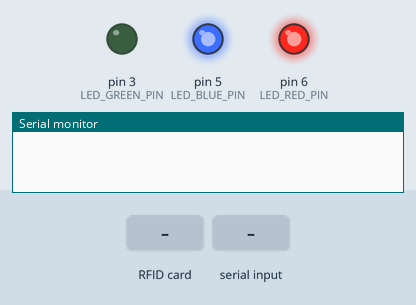
Simulated run of this sketch. Board: Arduino Uno, built with avr-gcc and run on an emulated ATmega328P. On the bench: output pins drawn as LEDs (lit = HIGH), the last lines printed to the serial monitor. The inputs (shaded band) are chosen by the test bench. Pins used as bus, display or sensor lines are not drawn.

Above: at 1.2 s.
1.3 s: RFID card 5E 7A 19 C4 held to the reader
At 2.0 s:
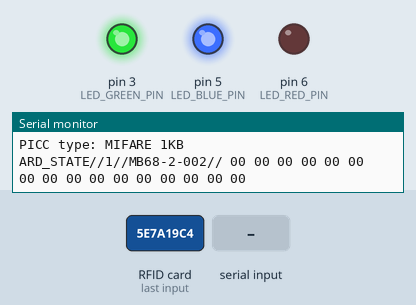
2.8 s: "1#" received over Serial
Timing chart, 0 to 5.8 s (numbered marks = the images above; inputs shaded):
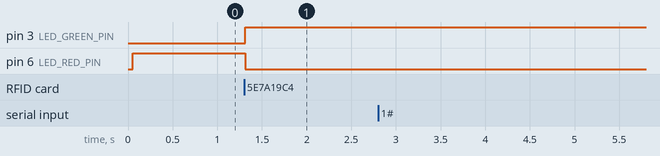

The sketch:

card_reader.ino
```cpp
/**
   ----------------------------------------------------------------------------
   This is a MFRC522 library example; see https://github.com/miguelbalboa/rfid
   for further details and other examples.

   NOTE: The library file MFRC522.h has a lot of useful info. Please read it.

   Released into the public domain.
   ----------------------------------------------------------------------------
   Typical pin layout used:
   -----------------------------------------------------------------------------------------
               MFRC522      Arduino       Arduino   Arduino    Arduino          Arduino
               Reader/PCD   Uno           Mega      Nano v3    Leonardo/Micro   Pro Micro
   Signal      Pin          Pin           Pin       Pin        Pin              Pin
   -----------------------------------------------------------------------------------------
   RST/Reset   RST          9             5         D9         RESET/ICSP-5     RST
   SPI SS      SDA(SS)      10            53        D10        10               10
   SPI MOSI    MOSI         11 / ICSP-4   51        D11        ICSP-4           16
   SPI MISO    MISO         12 / ICSP-1   50        D12        ICSP-1           14
   SPI SCK     SCK          13 / ICSP-3   52        D13        ICSP-3           15

*/

#include <SPI.h>
#include <MFRC522.h>

#define RST_PIN         9           // Configurable, see typical pin layout above
#define SS_PIN          10          // Configurable, see typical pin layout above
//uncomment this line if using a Common Anode LED
#define COMMON_ANODE

MFRC522 mfrc522(SS_PIN, RST_PIN);   // Create MFRC522 instance.

MFRC522::MIFARE_Key key;
/////////////////////////////////////////////////////////////////////
//set the pins
/////////////////////////////////////////////////////////////////////
// NEED TO BE PWM Pins to support analogWrite Function
const int LED_RED_PIN = 6;
const int LED_BLUE_PIN = 5;
const int LED_GREEN_PIN = 3;

const char SEPARATOR[] = "//";
String currentdeskId = "MB68-2-002";

// SEAT STATES
const int FREE = 0;
const int BUSY = 1;
const int RESERVED = 2;

////////////////////////
//Set the occuped state
boolean isBusy = false;
//set the userId
byte currentUser[18];
///////////////////////
//Maximum length of the array
#define MAX_LEN 16
//////////////////
//HELPER FUNCTIONS
//////////////////
void busy(byte *userId) {
  for (int i = 0 ; i < 18; i++) {
    currentUser[i] = userId[i];
  }
  isBusy = true;
  setColor(255, 0, 0);
  serialWrite(userId, BUSY);
}
void releaseSeat(byte userId[]) {

  if (compareBuffers(currentUser, userId)) {
    isBusy = false;
    setColor(0, 255, 0);
    serialWrite(userId, FREE);
  }
  else {
    forbidden();
  }

}
void reserve() {
  setColor(255, 102, 0);
}

void forbidden() {
  setColor(255, 255, 255);
  delay(300);
  setColor(255, 0, 0);
  delay(300);
  setColor(255, 255, 255);
  delay(300);
  setColor(255, 0, 0);
}

void serialWrite(byte *userId, int state) {
  Serial.print("ARD_STATE");
  Serial.print(SEPARATOR);
  Serial.print(state);
  Serial.print(SEPARATOR);
  Serial.print(currentdeskId);
  Serial.print(SEPARATOR);
  for (byte i = 0; i < 16; i++) {
    Serial.print(userId[i] < 0x10 ? " 0" : " ");
    Serial.print(userId[i], HEX);
  }
  Serial.println("");
}


void setColor(int red, int green, int blue)
{
#ifdef COMMON_ANODE
  red = 255 - red;
  green = 255 - green;
  blue = 255 - blue;
#endif
  analogWrite(LED_RED_PIN, red);
  analogWrite(LED_GREEN_PIN, green);
  analogWrite(LED_BLUE_PIN, blue);
}


boolean compareBuffers(byte *buffer1, byte *buffer2) {
  if (sizeof(buffer1) != sizeof(buffer2)) {
    return false;
  }

  for (int i = 0 ; i < 18; i++) {
    boolean elemenEqual = buffer1[i] == buffer2[i];
    if (!elemenEqual) {
      return false;
    }
  }

  return true;
}

void checkForDeskId() {
  if (Serial.available() > 0) {
    String deskId = Serial.readStringUntil('#');
    Serial.print("Set the DESKID To");
    Serial.print("");
    Serial.print(deskId);
    Serial.print("");
    currentdeskId = deskId;
  }
}
void logOutput(byte *buffer, byte bufferSize) {
  for (byte i = 0; i < bufferSize; i++) {
    Serial.print(buffer[i] < 0x10 ? " 0" : " ");
    Serial.print(buffer[i], HEX);
  }
}
///////////////////////////////////////
void setup() {
  Serial.begin(9600); // Initialize serial communications with the PC
  while (!Serial);    // Do nothing if no serial port is opened (added for Arduinos based on ATMEGA32U4)
  SPI.begin();        // Init SPI bus
  mfrc522.PCD_Init(); // Init MFRC522 card

  // Prepare the key (used both as key A and as key B)
  // using FFFFFFFFFFFFh which is the default at chip delivery from the factory
  for (byte i = 0; i < 6; i++) {
    key.keyByte[i] = 0xFF;
  }

  pinMode(LED_RED_PIN, OUTPUT);
  pinMode(LED_GREEN_PIN, OUTPUT);
  pinMode(LED_BLUE_PIN, OUTPUT);
  //releaseSeat();
  isBusy = false;
  setColor(0, 255, 0);


}
void loop() {

  checkForDeskId();

  // Look for new cards
  if ( ! mfrc522.PICC_IsNewCardPresent())
    return;

  // Select one of the cards
  if ( ! mfrc522.PICC_ReadCardSerial())
    return;

  // Show some details of the PICC (that is: the tag/card)
  Serial.print(F("Card UID:"));
  logOutput(mfrc522.uid.uidByte, mfrc522.uid.size);
  Serial.println();
  Serial.print(F("PICC type: "));
  MFRC522::PICC_Type piccType = mfrc522.PICC_GetType(mfrc522.uid.sak);
  Serial.println(mfrc522.PICC_GetTypeName(piccType));

  // Check for compatibility
  if (    piccType != MFRC522::PICC_TYPE_MIFARE_MINI
          &&  piccType != MFRC522::PICC_TYPE_MIFARE_1K
          &&  piccType != MFRC522::PICC_TYPE_MIFARE_4K) {
    Serial.println(F("This sample only works with MIFARE Classic cards."));
    return;
  }

  // In this sample we use the second sector,
  // that is: sector #1, covering block #4 up to and including block #7
  byte sector         = 1;
  byte blockAddr      = 4;
  byte trailerBlock   = 7;

  MFRC522::StatusCode status;
  byte buffer[18];
  byte size = sizeof(buffer);

  // Authenticate using key A
  //Serial.println(F("Authenticating using key A..."));
  status = (MFRC522::StatusCode) mfrc522.PCD_Authenticate(MFRC522::PICC_CMD_MF_AUTH_KEY_A, trailerBlock, &key, &(mfrc522.uid));
  if (status != MFRC522::STATUS_OK) {
    Serial.print(F("PCD_Authenticate() failed: "));
    Serial.println(mfrc522.GetStatusCodeName(status));
    return;
  }

  // Show the whole sector as it currently is
  //Serial.println(F("Current data in sector:"));
  //mfrc522.PICC_DumpMifareClassicSectorToSerial(&(mfrc522.uid), &key, sector);
  //Serial.println();

  // Read data from the block
  //Serial.print(F("Reading data from block "));
  //Serial.print(blockAddr);
  //Serial.println(F(" ..."));
  status = (MFRC522::StatusCode) mfrc522.MIFARE_Read(blockAddr, buffer, &size);
  if (status != MFRC522::STATUS_OK) {
    Serial.print(F("MIFARE_Read() failed: "));
    Serial.println(mfrc522.GetStatusCodeName(status));
  }
  else {
    if (isBusy) {
      releaseSeat(buffer);
    }
    else {
      busy(buffer);
    }
    //logOutput(buffer, 16);
    //Serial.println();
    //Serial.println();
  }


  // Halt PICC
  mfrc522.PICC_HaltA();
  // Stop encryption on PCD
  mfrc522.PCD_StopCrypto1();
}
```

Measured:
- after the input at 1.3 s, pin 3 (LED_GREEN_PIN): LOW → HIGH at once; pin 6 (LED_RED_PIN): HIGH → LOW at once
